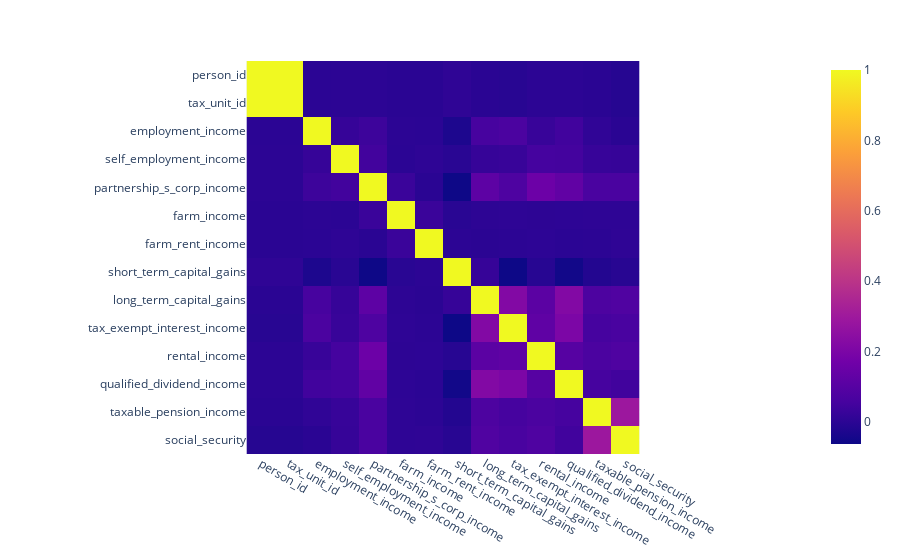

Write notebook code for a chart like this one.
### Code cell
import plotly.express as px

px.imshow(
    df.dropna().corr(),
)

### Figure 1 — Plotly figure (JSON) as saved in the notebook; plotly's stock layout.template omitted (floating-point values rounded to 4 significant figures; data arrays with more than 128 entries replaced by an {"elided": "..."} marker saying what was removed)
{"data": [{"coloraxis": "coloraxis", "hovertemplate": "x: %{x}<br>y: %{y}<br>color: %{z}<extra></extra>", "name": "0", "type": "heatmap", "x": ["person_id", "tax_unit_id", "employment_income", "self_employment_income", "partnership_s_corp_income", "farm_income", "farm_rent_income", "short_term_capital_gains", "long_term_capital_gains", "tax_exempt_interest_income", "rental_income", "qualified_dividend_income", "taxable_pension_income", "social_security"], "xaxis": "x", "y": ["person_id", "tax_unit_id", "employment_income", "self_employment_income", "partnership_s_corp_income", "farm_income", "farm_rent_income", "short_term_capital_gains", "long_term_capital_gains", "tax_exempt_interest_income", "rental_income", "qualified_dividend_income", "taxable_pension_income", "social_security"], "yaxis": "y", "z": {"elided": "14x14 float values"}}], "layout": {"coloraxis": {"colorscale": [[0, "#0d0887"], [0.1111, "#46039f"], [0.2222, "#7201a8"], [0.3333, "#9c179e"], [0.4444, "#bd3786"], [0.5556, "#d8576b"], [0.6667, "#ed7953"], [0.7778, "#fb9f3a"], [0.8889, "#fdca26"], [1, "#f0f921"]]}, "margin": {"t": 60}, "xaxis": {"anchor": "y", "constrain": "domain", "domain": [0, 1], "scaleanchor": "y"}, "yaxis": {"anchor": "x", "autorange": "reversed", "constrain": "domain", "domain": [0, 1]}}}
